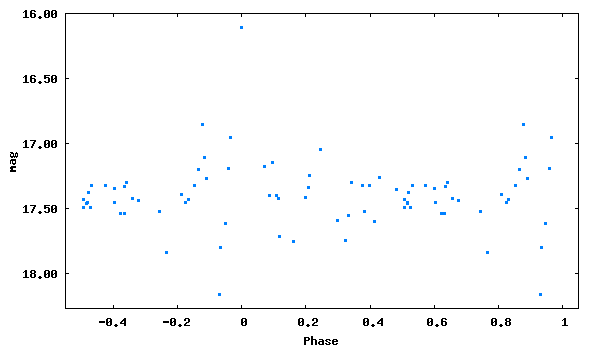

Source code (gnuplot):
set term png size 600,350 medium
set colors classic
set output 'phase_lc_9.png'
set xlabel 'Phase'
set ylabel 'mag'
#set title 'JDmax = 2446265.50700 + 0.1201554 x E'
set format y '%5.2f'
plot [-0.55:1.05][18.27:16.00] "phase_lc_9.dat" linecolor 3 pointtype 5 pointsize 0.3 title ""
